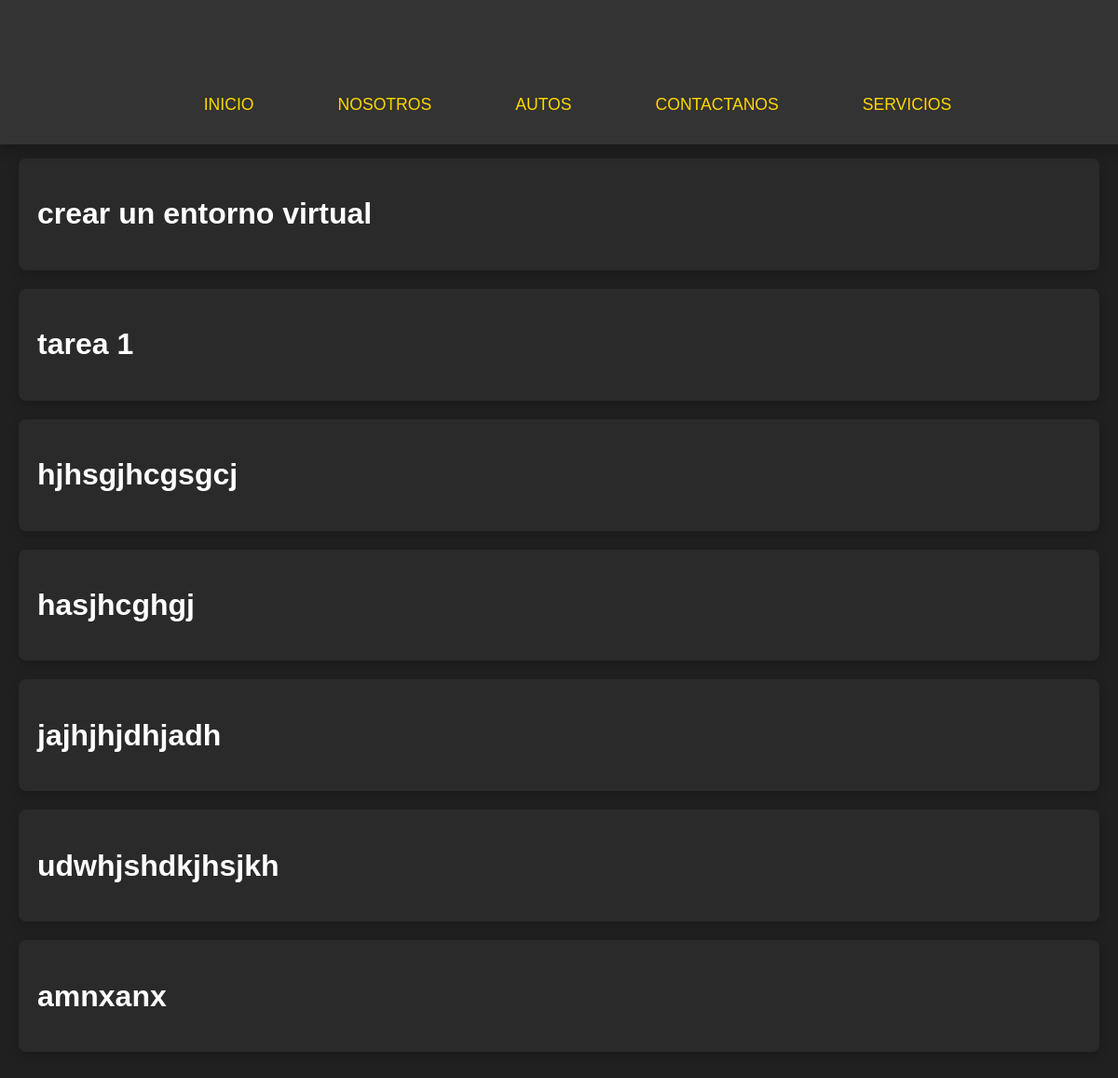
The app's page /projects/2 with its own data.
### myapp/models.py (models this page shows, shortened)
class Task(models.Model):
    title = models.CharField(max_length=200)
    description = models.TextField()
    project = models.ForeignKey(Project, on_delete=models.CASCADE)
    done = models.BooleanField(default=False)

### myapp/views.py (the view)
# urls.py: path('projects/<int:id>', views.project_detail, name="project_detail"),
def project_detail(request, id):
    project = get_object_or_404(Project, id=id)
    tasks = Task.objects.filter(project_id=id)
    return render(request, 'projects/detail.html', {
        'project': project,
        'tasks' : tasks
    })

### myapp/models.py (called while the page is built)
    def __str__(self):
        return self.name  # Muestra el nombre del vehículo cuando se consulte un proyecto

### myapp/templates/projects/detail.html
{% extends 'layouts/base.html' %}
{% block content %}
<h1>{{ project }}</h1>
{% for task in tasks%}
<div class="card">
    <h1>{{task.title}}</h1>
</div>
{% endfor%}
{% endblock %}

### myapp/static/styles/barra.css (style rules this page uses)
body { background: #202020; color: whitesmoke; font-family: 'Arial', sans-serif; margin: 0; padding: 0; }
.card { background: #2a2a2a; color: #fff; padding: 20px; margin-bottom: 20px; border-radius: 8px; box-shadow: 0 4px 12px rgba(0, 0, 0, 0.2); transition: transform 0.3s ease-in-out; }

### records on screen
Task: title "crear un entorno virtual"
Task: title "tarea 1"
Task: title "hjhsgjhcgsgcj"
Task: title "hasjhcghgj"
Task: title "jajhjhjdhjadh"
Task: title "udwhjshdkjhsjkh"
Task: title "amnxanx"
